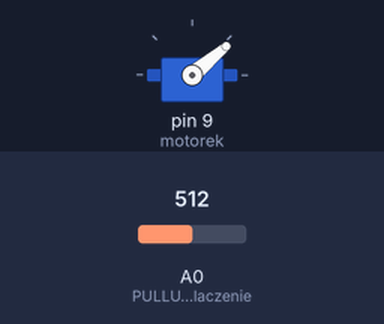
Simulated run of this sketch. Board: Arduino Uno, built with avr-gcc and run on an emulated ATmega328P. On the bench: servo. The test bench sets the inputs (shaded band); at power-on: A0 (PULLUP_oznacza_wlaczenie) = 512.

Above: at 0.1 s.
At 1.8 s:
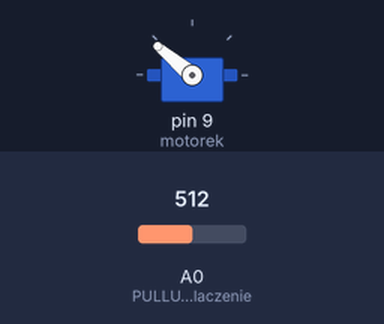
1.9 s: A0 (PULLUP_oznacza_wlaczenie) set to 306
At 2.2 s:
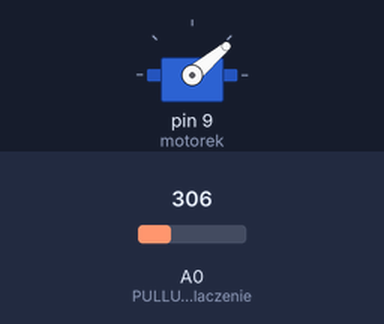
5.4 s: A0 (PULLUP_oznacza_wlaczenie) set to 122
Timing chart, 0 to 14.9 s (numbered marks = the images above; inputs shaded):
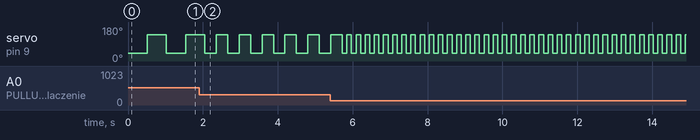

The sketch:

fotorezystor01BujamyTempo.ino
```cpp
#include <Servo.h>

Servo motorek;

void setup() {

  motorek.attach(9);
  pinMode(A0, INPUT_PULLUP); //PULLUP oznacza wlaczenie wewnętrzengo rezystora między A0 a 5V (okolo 20KOm)

}

void loop() {

  int odczyt = analogRead(A0);
  motorek.write(40);
  delay(odczyt);
  motorek.write(140);
  delay(odczyt);
}
```

Measured:
- after the input at 1.9 s, servo on pin 9 (motorek): alternates 140° for 0.31 s and 40° for 0.31 s, starting after 0.45 s
